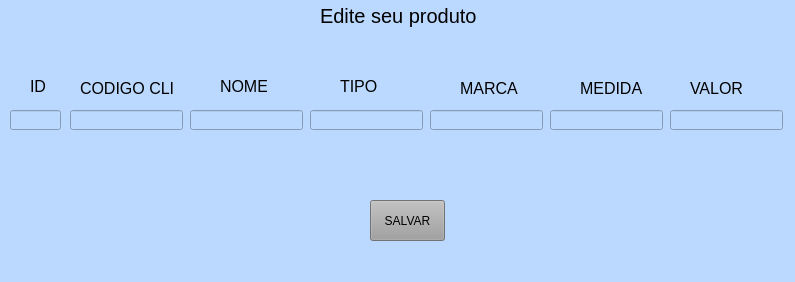
<?xml version="1.0" encoding="UTF-8"?>
<ui version="4.0">
 <class>MainWindow</class>
 <widget class="QMainWindow" name="MainWindow">
  <property name="geometry">
   <rect>
    <x>0</x>
    <y>0</y>
    <width>795</width>
    <height>282</height>
   </rect>
  </property>
  <property name="windowTitle">
   <string>MainWindow</string>
  </property>
  <property name="styleSheet">
   <string notr="true">background-color: rgb(187, 217, 255);</string>
  </property>
  <widget class="QWidget" name="centralwidget">
   <widget class="QPushButton" name="pushButton">
    <property name="geometry">
     <rect>
      <x>370</x>
      <y>200</y>
      <width>75</width>
      <height>41</height>
     </rect>
    </property>
    <property name="styleSheet">
     <string notr="true">background-color: rgb(159, 159, 159);</string>
    </property>
    <property name="text">
     <string>SALVAR</string>
    </property>
   </widget>
   <widget class="QLabel" name="label">
    <property name="geometry">
     <rect>
      <x>320</x>
      <y>0</y>
      <width>181</width>
      <height>31</height>
     </rect>
    </property>
    <property name="font">
     <font>
      <pointsize>15</pointsize>
     </font>
    </property>
    <property name="text">
     <string>Edite seu produto</string>
    </property>
   </widget>
   <widget class="QLineEdit" name="lineEdit">
    <property name="geometry">
     <rect>
      <x>10</x>
      <y>110</y>
      <width>51</width>
      <height>20</height>
     </rect>
    </property>
   </widget>
   <widget class="QLineEdit" name="lineEdit_2">
    <property name="geometry">
     <rect>
      <x>70</x>
      <y>110</y>
      <width>113</width>
      <height>20</height>
     </rect>
    </property>
   </widget>
   <widget class="QLineEdit" name="lineEdit_3">
    <property name="geometry">
     <rect>
      <x>190</x>
      <y>110</y>
      <width>113</width>
      <height>20</height>
     </rect>
    </property>
   </widget>
   <widget class="QLineEdit" name="lineEdit_4">
    <property name="geometry">
     <rect>
      <x>310</x>
      <y>110</y>
      <width>113</width>
      <height>20</height>
     </rect>
    </property>
   </widget>
   <widget class="QLineEdit" name="lineEdit_5">
    <property name="geometry">
     <rect>
      <x>430</x>
      <y>110</y>
      <width>113</width>
      <height>20</height>
     </rect>
    </property>
   </widget>
   <widget class="QLineEdit" name="lineEdit_6">
    <property name="geometry">
     <rect>
      <x>550</x>
      <y>110</y>
      <width>113</width>
      <height>20</height>
     </rect>
    </property>
   </widget>
   <widget class="QLineEdit" name="lineEdit_7">
    <property name="geometry">
     <rect>
      <x>670</x>
      <y>110</y>
      <width>113</width>
      <height>20</height>
     </rect>
    </property>
   </widget>
   <widget class="QLabel" name="label_2">
    <property name="geometry">
     <rect>
      <x>30</x>
      <y>80</y>
      <width>47</width>
      <height>13</height>
     </rect>
    </property>
    <property name="font">
     <font>
      <pointsize>12</pointsize>
     </font>
    </property>
    <property name="text">
     <string>ID</string>
    </property>
   </widget>
   <widget class="QLabel" name="label_3">
    <property name="geometry">
     <rect>
      <x>80</x>
      <y>80</y>
      <width>101</width>
      <height>16</height>
     </rect>
    </property>
    <property name="font">
     <font>
      <pointsize>12</pointsize>
     </font>
    </property>
    <property name="text">
     <string>CODIGO CLI</string>
    </property>
   </widget>
   <widget class="QLabel" name="label_4">
    <property name="geometry">
     <rect>
      <x>220</x>
      <y>80</y>
      <width>47</width>
      <height>13</height>
     </rect>
    </property>
    <property name="font">
     <font>
      <pointsize>12</pointsize>
     </font>
    </property>
    <property name="text">
     <string>NOME</string>
    </property>
   </widget>
   <widget class="QLabel" name="label_5">
    <property name="geometry">
     <rect>
      <x>340</x>
      <y>80</y>
      <width>47</width>
      <height>13</height>
     </rect>
    </property>
    <property name="font">
     <font>
      <pointsize>12</pointsize>
     </font>
    </property>
    <property name="text">
     <string>TIPO</string>
    </property>
   </widget>
   <widget class="QLabel" name="label_6">
    <property name="geometry">
     <rect>
      <x>460</x>
      <y>80</y>
      <width>61</width>
      <height>16</height>
     </rect>
    </property>
    <property name="font">
     <font>
      <pointsize>12</pointsize>
     </font>
    </property>
    <property name="text">
     <string>MARCA</string>
    </property>
   </widget>
   <widget class="QLabel" name="label_7">
    <property name="geometry">
     <rect>
      <x>580</x>
      <y>80</y>
      <width>71</width>
      <height>16</height>
     </rect>
    </property>
    <property name="font">
     <font>
      <pointsize>12</pointsize>
     </font>
    </property>
    <property name="text">
     <string>MEDIDA</string>
    </property>
   </widget>
   <widget class="QLabel" name="label_8">
    <property name="geometry">
     <rect>
      <x>690</x>
      <y>80</y>
      <width>61</width>
      <height>16</height>
     </rect>
    </property>
    <property name="font">
     <font>
      <pointsize>12</pointsize>
     </font>
    </property>
    <property name="text">
     <string>VALOR</string>
    </property>
   </widget>
  </widget>
  <widget class="QMenuBar" name="menubar">
   <property name="geometry">
    <rect>
     <x>0</x>
     <y>0</y>
     <width>795</width>
     <height>21</height>
    </rect>
   </property>
  </widget>
  <widget class="QStatusBar" name="statusbar"/>
 </widget>
 <resources/>
 <connections/>
</ui>
